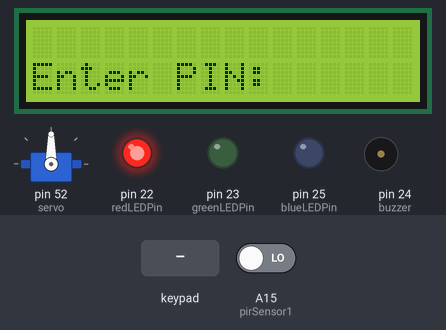
The sketch below on a simulated Arduino Mega 2560, built with avr-gcc and run on an emulated ATmega2560. Shown: 16×2 character LCD, servo, output pins drawn as LEDs (lit = HIGH), buzzer (waves = sounding, pin HIGH). Dashed ring = blinking. The test bench sets the inputs (shaded band); at power-on: A15 (pirSensor1) LOW.

Above: at 1.3 s.
1.4 s: key '#' pressed
At 2.3 s:
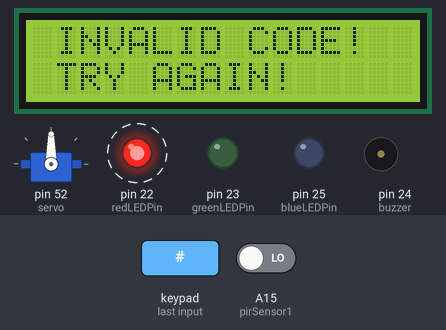
4.4 s: keypad keys 1 2 3 4 5 # pressed 0.4 s apart
At 7.1 s:
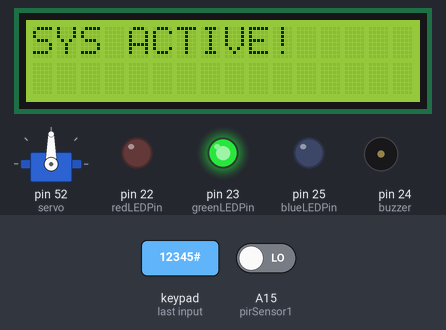
9.8 s: keypad keys 1 2 3 4 5 # pressed 0.4 s apart
At 12.5 s:
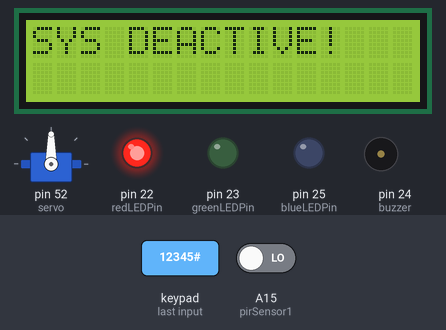
Timing chart, 0 to 14.0 s (numbered marks = the images above; inputs shaded):
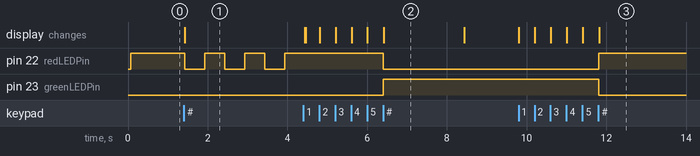

Measured:
- after the input at 1.4 s, pin 22 (redLEDPin): alternates HIGH for 0.50 s and LOW for 0.50 s, starting at once; the display: changes at once (image 1)
- after the input at 4.4 s, pin 22 (redLEDPin): HIGH → LOW after 2.0 s; pin 23 (greenLEDPin): LOW → HIGH after 2.0 s; the display: first differs from a run without the input after 0.06 s (image 2 shows a later state)
- after the input at 9.8 s, pin 22 (redLEDPin): LOW → HIGH after 2.0 s; pin 23 (greenLEDPin): HIGH → LOW after 2.0 s; the display: first changes at once (image 3 shows a later state)
- what the display in image 2 shows lasts 2.0 s, from 6.4 s to 8.4 s

The sketch:

Main.ino
```cpp
// Include the Library
#include <Wire.h>
#include <Keypad.h>
#include <LiquidCrystal_I2C.h>
#include <Password.h>
#include <Servo.h>


Password password = Password("12345");
int password_pos = 11;  // the postition of the password input


// Constant for row and column
const byte ROWS = 4;
const byte COLS = 3;

// Array to represent keys on keypad
char hexaKeys[ROWS][COLS] = {
  {'1', '2', '3'},
  {'4', '5', '6'},
  {'7', '8', '9'},
  {'*', '0', '#'},
};

// Keypad connection to Arduino
byte rowPins[ROWS] = {29, 28, 27, 26};  //connect to the row pinouts of the keypad
byte colPins[ROWS] = {30, 31, 32};      //connect to the column pinouts of the keypad

// Create Keypad Object
Keypad keypad = Keypad(makeKeymap(hexaKeys), rowPins, colPins, ROWS, COLS);


// Create LCD Object
LiquidCrystal_I2C lcd(0x27, 16, 2);

// Servo
Servo servo;    // create servo object to control servo
int servoPos = 90;   // variable to store the servo position

// Constrains for LEDs, inputs and outputs
int redLEDPin = 22;
int greenLEDPin = 23;
int blueLEDPin = 25;

int pirSensor1 = A15;
int pirSensor2 = A14;
int buzzer = 24;


// Variable
int alarmActive = 0;
int zone = 0;
int alarmStatus = 0;


void setup(){
  Serial.begin(9600);
  lcd.begin(16,2);

  // Output
  pinMode(redLEDPin, OUTPUT);
  pinMode(greenLEDPin, OUTPUT);
  pinMode(blueLEDPin, OUTPUT);
  pinMode(buzzer, OUTPUT);

  // Input
  pinMode(pirSensor1, INPUT);
  pinMode(pirSensor2, INPUT);

  // set variable
  digitalWrite(redLEDPin, HIGH);    // set the red LED turn on as alarmActive is 0
  digitalWrite(greenLEDPin, LOW);   // set the red LED turn on as alarmActive is 1
  digitalWrite(blueLEDPin, LOW);    // set the red LED turn on as alarmStatus is 0
  digitalWrite(buzzer, LOW);

  servo.attach(52);   // attaches the servo on pin 52 to the servo object

  // Setup LCD with backlight and initialize
  lcd.init();
  lcd.backlight();
  displayEntryScreen(); // display screen

  keypad.addEventListener(keypadEvent); //add an event listener for this keypad
}

void loop()
{
  keypad.getKey();

  if (alarmActive == 1){
    if (digitalRead(pirSensor1) == HIGH){
      zone = 1;
      alarmTriggered();
    }
    if (digitalRead(pirSensor1) == HIGH){
      zone = 2;
      alarmTriggered();
    }
  }
}


void keypadEvent(KeypadEvent eKey) {
  switch (keypad.getState()){
    case PRESSED:
      if (password_pos - 11 >= 6){
          return;
      }
      lcd.setCursor((password_pos++),1);
//      Serial.print(eKey);
      switch (eKey){
        case '#':                             // '#' to validate password
          password_pos = 11;
          checkPassword();
          break;
        case '*':                             // '*' to reset password
          password.reset();
          password_pos = 11;
          lcd.print("     ");                 // reset password input in LCD
          break;
        default:
          password.append(eKey);
          lcd.print('-');
      }
  }
}

void checkPassword(){
  if (password.evaluate()) {
    if(alarmActive == 0 && alarmStatus == 0)
    {
      activate();
//        lcd.clear();
//        lcd.print("ACTIVATE");
    }
    else if( alarmActive == 1 || alarmStatus == 1) {
      deactivate();
//        lcd.clear();
//        lcd.print("DEACTIVATE");
    }
  }
  else {
    invalidPIN();
  }
}

void invalidPIN(){
    password.reset();
    lcd.clear();
    lcd.setCursor(1,0);
    lcd.print("INVALID CODE!");
    lcd.setCursor(1,1);
    lcd.print("TRY AGAIN!");
    for (int i=0; i<3; i++){
      digitalWrite(redLEDPin, LOW);
      delay(500);
      digitalWrite(redLEDPin, HIGH);
      delay(500);
    }
    displayEntryScreen();
}


void activate(){
    alarmActive = 1;
    digitalWrite(redLEDPin, LOW);
    digitalWrite(greenLEDPin, HIGH);
    lcd.clear();
    lcd.setCursor(0, 0);
    lcd.print("SYS ACTIVE!");
    password.reset();
    delay(2000);
    displayEntryScreen();
}

void deactivate() {
    alarmActive = 0;
    alarmStatus = 0;
    digitalWrite(redLEDPin, HIGH);
    digitalWrite(greenLEDPin, LOW);
    digitalWrite(buzzer, LOW);
    lcd.clear();
    lcd.setCursor(0, 0);
    lcd.print("SYS DEACTIVE!");
    password.reset();
    delay(4000);
    displayEntryScreen();
}

void alarmTriggered(){
  int expected_pos;
  int increased;


  password.reset();
  alarmStatus = 1;


  lcd.clear();
  lcd.setCursor(0,0);
  if (zone = 1){
    expected_pos = 45;
    lcd.print("Motion in P1  ");
    delay(1000);
  }
  else if (zone = 2){
    expected_pos = 80;
    lcd.print("Motion in P2  ");
    delay(1000);
  }
    delay(500);
  // set codition if pos < expectedd pos
  if (expected_pos > servoPos) {
    increased = 1;
  } else {
    increased = -1;
  }

  for (servoPos = servoPos; servoPos != expected_pos; servoPos += increased) {
    servo.write(servoPos);                  // tell servo to go to position in variable 'pos'
    delay(15);                           // waits 15ms for the servo to reach the position
  }

  digitalWrite(buzzer, HIGH);
  warningLight();
  delay (2000);
}

void displayEntryScreen() {
  lcd.clear();
  lcd.setCursor(0,1);
  lcd.print("Enter PIN:");
}


void warningLight(){
    for (int k = 0; k < 5; k++) {
      digitalWrite(blueLEDPin, HIGH);
      delay(400);
      digitalWrite(blueLEDPin, LOW);
      delay(400);
    }
}
```
